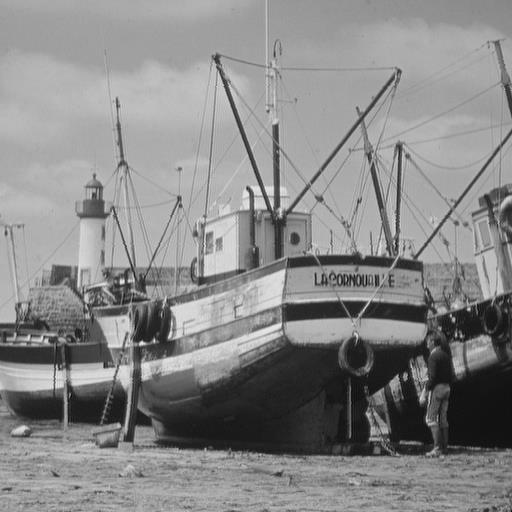
%> input picture citra_test_images/1. Histogram Citra/image_01.png, 512 x 512 px; its folder holds 3 pictures in this run
$ octave test3.m   (GNU Octave 9; MATLAB toolbox functions it lacks are replaced by stand-ins)
%> lines starting %> are read from the running program, lines starting %| are printed output that depends on the picture
### histogram.m
function h = histogram(img)

h = zeros(1, 256);
[tinggi, lebar] = size(img);

for i = 1:tinggi
    for j = 1:lebar
        nilai = double(img(i,j));
        h(nilai + 1) = h(nilai + 1) + 1;
    end
end
end

### viewHistogram.m
function viewHistogram(img, judul)
% menampilkan citra + histogramnya

if nargin < 2, judul = ''; end

if size(img,3) == 3 %ada 3 chanel/rgb
    figure('Name', judul);
    subplot(2,3,1); imshow(img); title(['Citra ' judul]);
    subplot(2,3,2); h = histogram(rgb2gray(img));
    bar(0:255, h, 'w'); title('Histogram Grayscale'); xlabel('Intensitas'); ylabel('Jumlah Piksel');

    ch = {'R','G','B'};
    warnaBar  = {'r','g','b'};
    for k = 1:3
        h = histogram(img(:,:,k));
        subplot(2,3,k+3);
        bar(0:255, h, warnaBar{k});
        title(['Histogram Channel/Kanal ' ch{k}]);
        xlabel('Intensitas'); ylabel('Jumlah Piksel');
    end
else %gray scale
    figure('Name', judul);
    subplot(1,2,1); imshow(img); title(['Citra ' judul]);
    subplot(1,2,2);
    h = histogram(img);
    bar(0:255, h, 'w');
    title('Histogram Grayscale');
    xlabel('Intensitas'); ylabel('Jumlah Piksel');
end
end

### testFolder/test3.m
folderPath = fullfile('citra_test_images', '1. Histogram Citra');
files = dir(fullfile(folderPath, '*.png'));

for k = 1:length(files)
    namaFile = files(k).name;
    fullPath = fullfile(folderPath, namaFile);
    img = imread(fullPath);
%> img is the input picture: size 512x512x3 uint8; min 5, max 237, mean 136.1

    if size(img,3) == 3
        imgGray = rgb2gray(img);
    else
        imgGray = img;
    end

    viewHistogram(imgGray, namaFile);
%> after the loop in histogram, `for i = 1:tinggi`: h = 256 values, max 6248 at index 160, min 0 at index 1, mean 1024
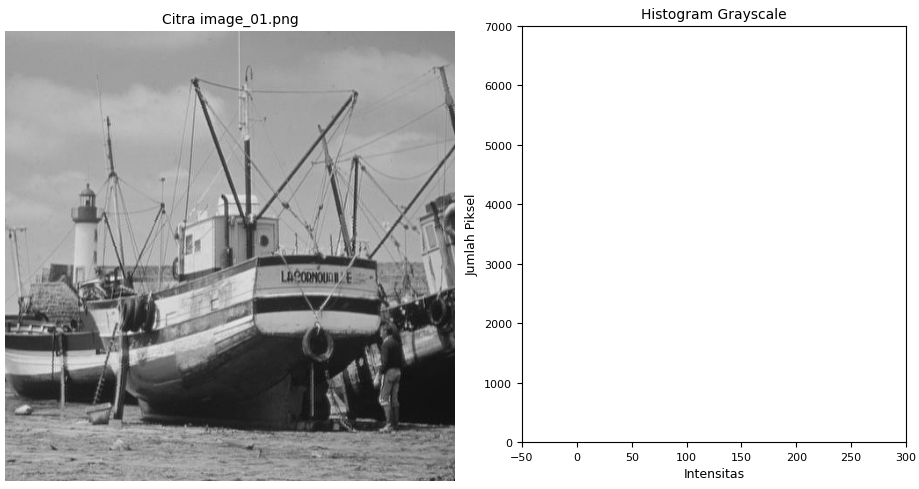
%> figure redrawn from the program's plot data, 2 panels

    %cek vs imhist bawaan
    myHist = histogram(imgGray);
%> myHist has the same summary as h in histogram
    libHist = imhist(imgGray);
%> libHist has the same summary as h in histogram
    cocok = isequal(myHist(:), libHist(:));
%> cocok = true
    fprintf('%s -> hasil compare = %d\n', namaFile, cocok);
%| image_01.png -> hasil compare = 1
end
%> pass 2 of the loop `for k = 1:length(files)`:
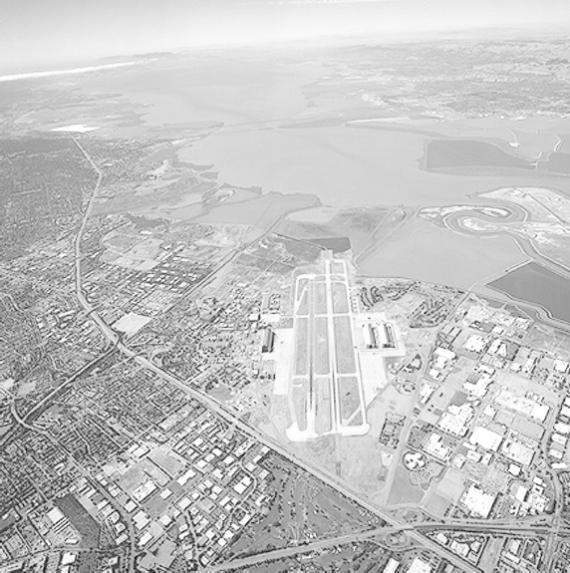
%> input picture citra_test_images/1. Histogram Citra/image_02.png, 570 x 573 px
%> img is the input picture: size 573x570x3 uint8; min 6, max 255, mean 195.8
%> imgGray: size 573x570 uint8
%> `viewHistogram(imgGray, namaFile);`:
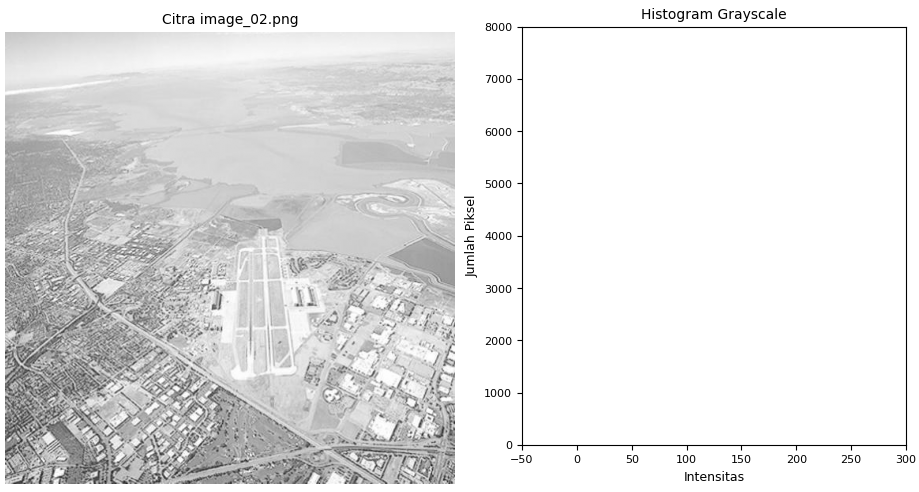
%> figure redrawn from the program's plot data, 2 panels
%> myHist = 256 values, max 7465 at index 215, min 0 at index 1, mean 1275.8
%> libHist has the same summary as myHist
%| image_02.png -> hasil compare = 1
%> pass 3 of the loop `for k = 1:length(files)`:
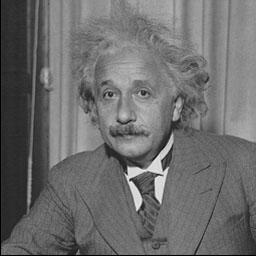
%> input picture citra_test_images/1. Histogram Citra/image_03.png, 256 x 256 px
%> img is the input picture: size 256x256x3 uint8; min 0, max 248, mean 108.6
%> imgGray: size 256x256 uint8
%> `viewHistogram(imgGray, namaFile);`:
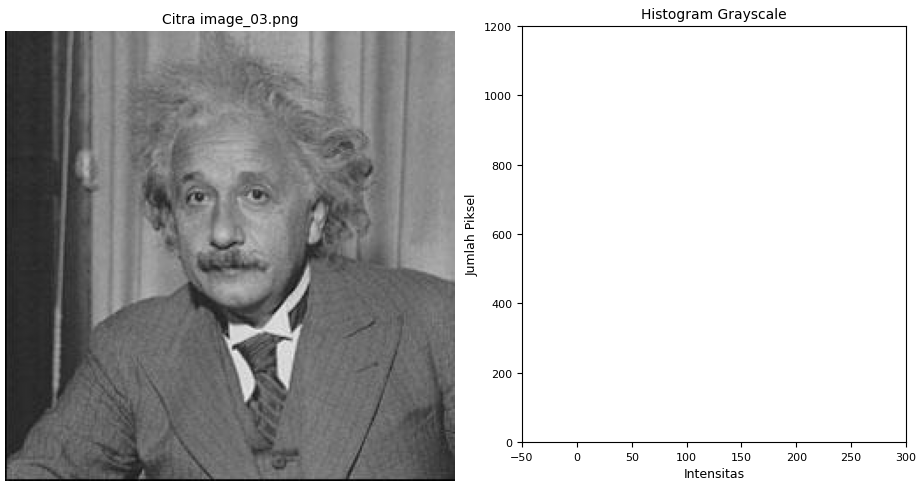
%> figure redrawn from the program's plot data, 2 panels
%> myHist = 256 values, max 1153 at index 111, min 0 at index 14, mean 256
%> libHist has the same summary as myHist
%| image_03.png -> hasil compare = 1

%uji RGB
%> (the run ends here)
